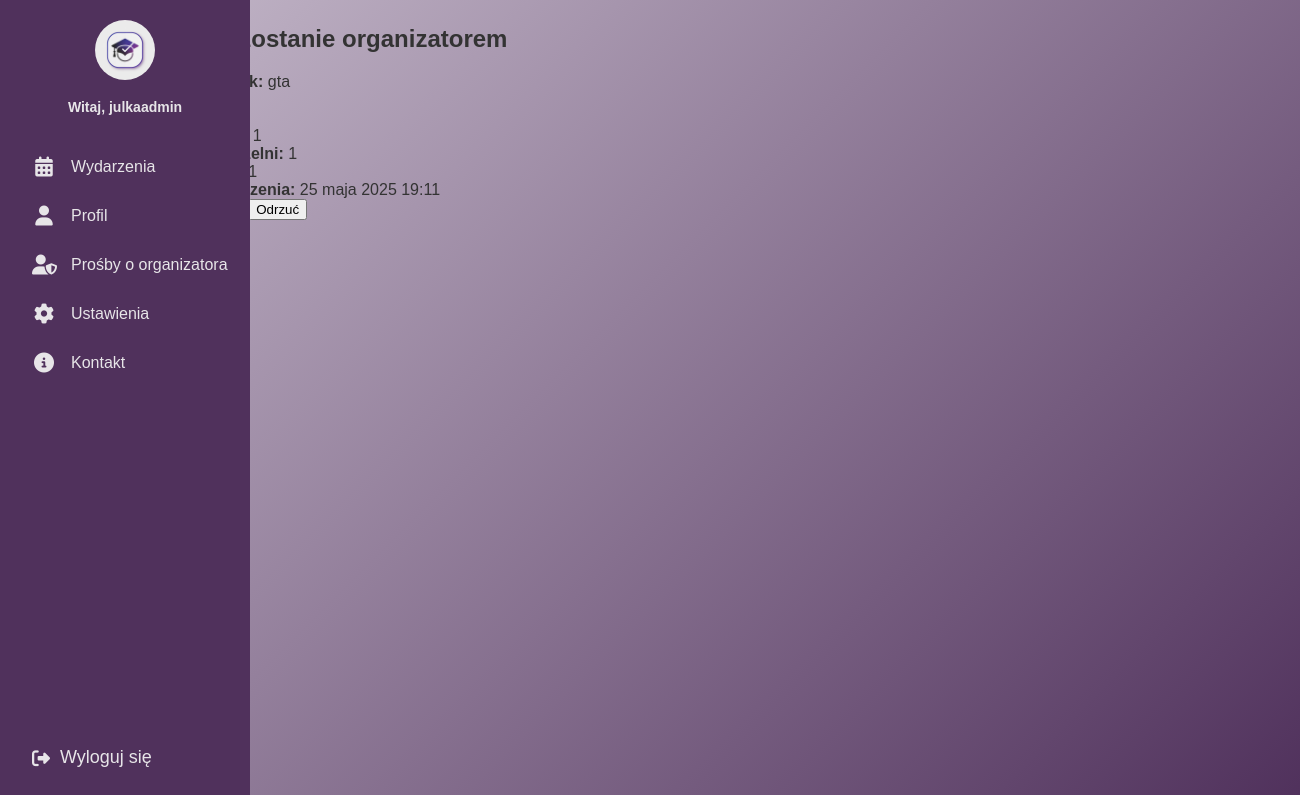
Before: /accounts/organizer-requests/ (signed in) with the older database file.
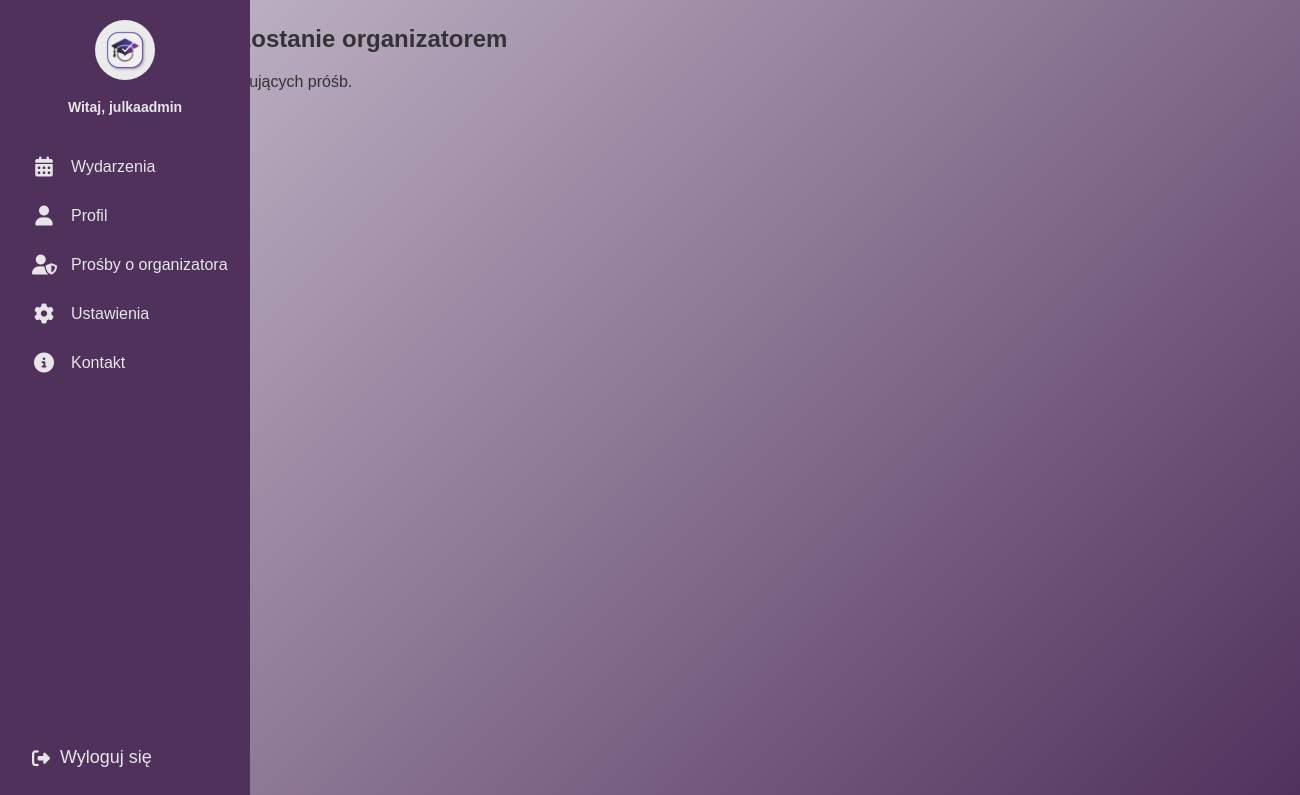
After: the same page with the newer database file.
### accounts/models.py (models this page shows, shortened)
class OrganizerRequest(models.Model):
    user = models.ForeignKey(User, on_delete=models.CASCADE)
    first_name = models.CharField(max_length=100)
    last_name = models.CharField(max_length=100)
    email = models.EmailField()
    university = models.CharField(max_length=200)
    field_of_study = models.CharField(max_length=200)
    is_reviewed = models.BooleanField(default=False)
    is_approved = models.BooleanField(default=False)
    created_at = models.DateTimeField(auto_now_add=True)

### accounts/views.py (the view)
# urls.py: path("organizer-requests/", organizer_requests_list, name="organizer_requests_list"),
@admin_required
def organizer_requests_list(request):
    requests = OrganizerRequest.objects.filter(is_reviewed=False)
    return render(request, "registration/organizer_requests_list.html", {"requests": requests})

### templates/registration/organizer_requests_list.html (shortened to what this page needs)
{% extends "base.html" %}
{% block content %}
<h2>Prośby o zostanie organizatorem</h2>
<ul>
    {% for req in requests %}
        <li>
            <strong>Użytkownik:</strong> {{ req.user.username }}<br>
            <strong>Email:</strong> {{ req.email }}<br>
            <strong>Imię:</strong> {{ req.first_name }}<br>
            <strong>Nazwisko:</strong> {{ req.last_name }}<br>
            <strong>Nazwa uczelni:</strong> {{ req.university }}<br>
            <strong>Kierunek:</strong> {{ req.field_of_study }}<br>
            <strong>Data zgłoszenia:</strong> {{ req.created_at }}<br>
            <form method="post" action="{% url 'approve_organizer_request' req.id %}" style="display:inline;">
                <button type="submit">Zatwierdź</button>
            </form>
            <form method="post" action="{% url 'reject_organizer_request' req.id %}" style="display:inline;">
                <button type="submit">Odrzuć</button>
            </form>
        </li>
    {% empty %}
        <li>Brak oczekujących próśb.</li>
    {% endfor %}
</ul>
{% endblock %}

### templates/base.html (shortened to what this page needs)
{% load static %}
<!DOCTYPE html>
<html>
<head>
  <link rel="stylesheet" href="https://cdnjs.cloudflare.com/ajax/libs/font-awesome/6.4.0/css/all.min.css">
  <link rel="stylesheet" href="{% static 'css/home.css' %}">
</head>
<body>
<div class="sidebar">
  <div class="top">
    <div class="logo">
      <a href="{% url 'home' %}">
        <img src="{% static 'images/logo.jpeg' %}" alt="Logo">
      </a>
      {% if user.is_authenticated %}
        <span class="username">Witaj, {{ user.username }}</span>
      {% endif %}
    </div>
    <div class="menu">
      <a href="{% url 'events_list' %}">
        <i class="fas fa-calendar-alt"></i>
        <span class="label">Wydarzenia</span>
      </a>
      <a href="#">
        <i class="fas fa-user"></i>
        <span class="label">Profil</span>
      </a>
      {% if user.is_authenticated %}
        {% for group in user.groups.all %}
          {% if group.name == "admin" %}
            <a href="/accounts/organizer-requests">
              <i class="fas fa-user-shield"></i>
              <span class="label">Prośby o organizatora</span>
            </a>
          {% endif %}
        {% endfor %}
      {% endif %}
      <a href="#">
        <i class="fas fa-cog"></i>
        <span class="label">Ustawienia</span>
      </a>
      <a href="#">
        <i class="fas fa-info-circle"></i>
        <span class="label">Kontakt</span>
      </a>
    </div>
  </div>
  <div class="bottom">
    <form action="{% url 'logout' %}" method="post">
      <button type="submit">
        <i class="fas fa-sign-out-alt"></i>
        <span class="logout-label">Wyloguj się</span>
      </button>
    </form>
  </div>
</div>
  <main>
    <div class="main-content">
    {% block content %}
    {% endblock content %}
  </main>
</body>
</html>

### static/css/home.css (style rules this page uses)
:root { --light-purple: #CABFCF; --dark-purple: #50315C; --medium-purple: #583D9C; --white: #E7E5E8; --blue-purple: #4941A1; }
body { margin: 0; font-family: 'Arial', sans-serif; background: linear-gradient(135deg, var(--light-purple), var(--dark-purple)); display: flex; height: 100vh; overflow: hidden; }
.sidebar { background-color: var(--dark-purple); width: 250px; overflow: hidden; display: flex; flex-direction: column; justify-content: space-between; color: var(--white); height: 100vh; position: fixed; left: 0; top: 0; z-index: 10; }
.sidebar .username, .menu .label, .sidebar .logout-label { display: block !important; }
.sidebar .top, .sidebar .bottom { padding: 20px; }
.sidebar .logo { display: flex; flex-direction: column; align-items: center; }
.sidebar .logo img { width: 60px; height: 60px; border-radius: 50%; margin-bottom: 10px; transition: width 0.3s ease, height 0.3s ease; }
.sidebar .username { font-weight: 600; font-size: 14px; text-align: left; margin-top: 5px; }
.menu { margin-top: 30px; }
.menu a { display: flex; align-items: center; gap: 15px; color: var(--white); text-decoration: none; padding: 12px; border-radius: 8px; transition: background 0.2s; white-space: nowrap; margin-bottom: 5px; }
.menu .label { font-size: 16px; }
.sidebar .menu i { font-size: 20px; min-width: 24px; text-align: center; }
.sidebar .bottom form { margin: 0; }
.sidebar .bottom button { background: none; border: none; color: var(--white); font-size: 18px; cursor: pointer; display: flex; align-items: center; gap: 10px; padding: 12px; width: 100%; text-align: left; border-radius: 8px; transition: background 0.2s; }
.main-content { flex: 1; min-height: 100vh; width: 100vw; max-width: 91%; box-sizing: border-box; padding-left: 40px; padding-top: 5px; margin-left: 90px; transition: margin-left 0.4s ease; overflow-y: auto; color: #333; }

Changed rows visible on the page:
no longer on this page (row edited): OrganizerRequest: user.username "gta", last_name "1", university "1", field_of_study "1", created_at "25 maja 2025 19:11"
Other visible differences:
text now shown: "Brak oczekujących próśb."
